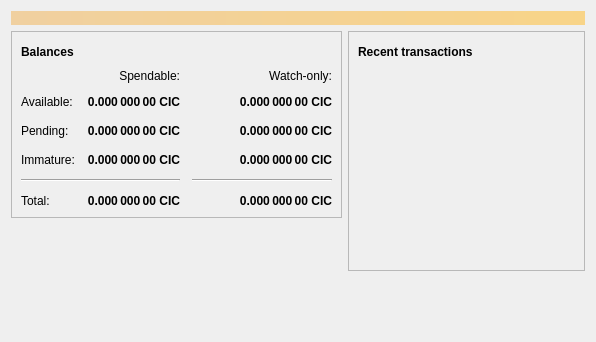
<?xml version="1.0" encoding="UTF-8"?>
<ui version="4.0">
 <class>OverviewPage</class>
 <widget class="QWidget" name="OverviewPage">
  <property name="geometry">
   <rect>
    <x>0</x>
    <y>0</y>
    <width>596</width>
    <height>342</height>
   </rect>
  </property>
  <property name="windowTitle">
   <string>Form</string>
  </property>
  <layout class="QVBoxLayout" name="topLayout">
   <item>
    <widget class="QLabel" name="labelAlerts">
     <property name="visible">
      <bool>false</bool>
     </property>
     <property name="styleSheet">
      <string notr="true">background-color: qlineargradient(x1: 0, y1: 0, x2: 1, y2: 0, stop:0 #F0D0A0, stop:1 #F8D488); color:#000000;</string>
     </property>
     <property name="wordWrap">
      <bool>true</bool>
     </property>
     <property name="margin">
      <number>3</number>
     </property>
    </widget>
   </item>
   <item>
    <layout class="QHBoxLayout" name="horizontalLayout" stretch="1,1">
     <item>
      <layout class="QVBoxLayout" name="verticalLayout_2">
       <item>
        <widget class="QFrame" name="frame">
         <property name="frameShape">
          <enum>QFrame::StyledPanel</enum>
         </property>
         <property name="frameShadow">
          <enum>QFrame::Raised</enum>
         </property>
         <layout class="QVBoxLayout" name="verticalLayout_4">
          <item>
           <layout class="QHBoxLayout" name="horizontalLayout_4">
            <item>
             <widget class="QLabel" name="label_5">
              <property name="font">
               <font>
                <weight>75</weight>
                <bold>true</bold>
               </font>
              </property>
              <property name="text">
               <string>Balances</string>
              </property>
             </widget>
            </item>
            <item>
             <widget class="QPushButton" name="labelWalletStatus">
              <property name="enabled">
               <bool>false</bool>
              </property>
              <property name="maximumSize">
               <size>
                <width>30</width>
                <height>16777215</height>
               </size>
              </property>
              <property name="toolTip">
               <string>The displayed information may be out of date. Your wallet automatically synchronizes with the Clicoin network after a connection is established, but this process has not completed yet.</string>
              </property>
              <property name="text">
               <string/>
              </property>
              <property name="icon">
               <iconset resource="../clicoin.qrc">
                <normaloff>:/icons/warning</normaloff>
                <disabledoff>:/icons/warning</disabledoff>:/icons/warning</iconset>
              </property>
              <property name="iconSize">
               <size>
                <width>24</width>
                <height>24</height>
               </size>
              </property>
              <property name="flat">
               <bool>true</bool>
              </property>
             </widget>
            </item>
            <item>
             <spacer name="horizontalSpacer_3">
              <property name="orientation">
               <enum>Qt::Horizontal</enum>
              </property>
              <property name="sizeHint" stdset="0">
               <size>
                <width>40</width>
                <height>20</height>
               </size>
              </property>
             </spacer>
            </item>
           </layout>
          </item>
          <item>
           <layout class="QGridLayout" name="gridLayout">
            <property name="spacing">
             <number>12</number>
            </property>
            <item row="2" column="2">
             <widget class="QLabel" name="labelWatchPending">
              <property name="font">
               <font>
                <weight>75</weight>
                <bold>true</bold>
               </font>
              </property>
              <property name="cursor">
               <cursorShape>IBeamCursor</cursorShape>
              </property>
              <property name="toolTip">
               <string>Unconfirmed transactions to watch-only addresses</string>
              </property>
              <property name="text">
               <string notr="true">0.000 000 00 CIC</string>
              </property>
              <property name="alignment">
               <set>Qt::AlignRight|Qt::AlignTrailing|Qt::AlignVCenter</set>
              </property>
              <property name="textInteractionFlags">
               <set>Qt::LinksAccessibleByMouse|Qt::TextSelectableByKeyboard|Qt::TextSelectableByMouse</set>
              </property>
             </widget>
            </item>
            <item row="2" column="1">
             <widget class="QLabel" name="labelUnconfirmed">
              <property name="font">
               <font>
                <weight>75</weight>
                <bold>true</bold>
               </font>
              </property>
              <property name="cursor">
               <cursorShape>IBeamCursor</cursorShape>
              </property>
              <property name="toolTip">
               <string>Total of transactions that have yet to be confirmed, and do not yet count toward the spendable balance</string>
              </property>
              <property name="text">
               <string notr="true">0.000 000 00 CIC</string>
              </property>
              <property name="alignment">
               <set>Qt::AlignRight|Qt::AlignTrailing|Qt::AlignVCenter</set>
              </property>
              <property name="textInteractionFlags">
               <set>Qt::LinksAccessibleByMouse|Qt::TextSelectableByKeyboard|Qt::TextSelectableByMouse</set>
              </property>
             </widget>
            </item>
            <item row="3" column="2">
             <widget class="QLabel" name="labelWatchImmature">
              <property name="font">
               <font>
                <weight>75</weight>
                <bold>true</bold>
               </font>
              </property>
              <property name="cursor">
               <cursorShape>IBeamCursor</cursorShape>
              </property>
              <property name="toolTip">
               <string>Mined balance in watch-only addresses that has not yet matured</string>
              </property>
              <property name="text">
               <string notr="true">0.000 000 00 CIC</string>
              </property>
              <property name="alignment">
               <set>Qt::AlignRight|Qt::AlignTrailing|Qt::AlignVCenter</set>
              </property>
              <property name="textInteractionFlags">
               <set>Qt::LinksAccessibleByMouse|Qt::TextSelectableByKeyboard|Qt::TextSelectableByMouse</set>
              </property>
             </widget>
            </item>
            <item row="4" column="0" colspan="2">
             <widget class="Line" name="line">
              <property name="orientation">
               <enum>Qt::Horizontal</enum>
              </property>
             </widget>
            </item>
            <item row="4" column="2">
             <widget class="Line" name="lineWatchBalance">
              <property name="sizePolicy">
               <sizepolicy hsizetype="Preferred" vsizetype="Fixed">
                <horstretch>0</horstretch>
                <verstretch>0</verstretch>
               </sizepolicy>
              </property>
              <property name="minimumSize">
               <size>
                <width>140</width>
                <height>0</height>
               </size>
              </property>
              <property name="orientation">
               <enum>Qt::Horizontal</enum>
              </property>
             </widget>
            </item>
            <item row="5" column="0">
             <widget class="QLabel" name="labelTotalText">
              <property name="text">
               <string>Total:</string>
              </property>
             </widget>
            </item>
            <item row="3" column="1">
             <widget class="QLabel" name="labelImmature">
              <property name="font">
               <font>
                <weight>75</weight>
                <bold>true</bold>
               </font>
              </property>
              <property name="cursor">
               <cursorShape>IBeamCursor</cursorShape>
              </property>
              <property name="toolTip">
               <string>Mined balance that has not yet matured</string>
              </property>
              <property name="text">
               <string notr="true">0.000 000 00 CIC</string>
              </property>
              <property name="alignment">
               <set>Qt::AlignRight|Qt::AlignTrailing|Qt::AlignVCenter</set>
              </property>
              <property name="textInteractionFlags">
               <set>Qt::LinksAccessibleByMouse|Qt::TextSelectableByKeyboard|Qt::TextSelectableByMouse</set>
              </property>
             </widget>
            </item>
            <item row="2" column="3">
             <spacer name="horizontalSpacer_2">
              <property name="orientation">
               <enum>Qt::Horizontal</enum>
              </property>
              <property name="sizeHint" stdset="0">
               <size>
                <width>40</width>
                <height>20</height>
               </size>
              </property>
             </spacer>
            </item>
            <item row="3" column="0">
             <widget class="QLabel" name="labelImmatureText">
              <property name="text">
               <string>Immature:</string>
              </property>
             </widget>
            </item>
            <item row="5" column="1">
             <widget class="QLabel" name="labelTotal">
              <property name="font">
               <font>
                <weight>75</weight>
                <bold>true</bold>
               </font>
              </property>
              <property name="cursor">
               <cursorShape>IBeamCursor</cursorShape>
              </property>
              <property name="toolTip">
               <string>Your current total balance</string>
              </property>
              <property name="text">
               <string notr="true">0.000 000 00 CIC</string>
              </property>
              <property name="alignment">
               <set>Qt::AlignRight|Qt::AlignTrailing|Qt::AlignVCenter</set>
              </property>
              <property name="textInteractionFlags">
               <set>Qt::LinksAccessibleByMouse|Qt::TextSelectableByKeyboard|Qt::TextSelectableByMouse</set>
              </property>
             </widget>
            </item>
            <item row="5" column="2">
             <widget class="QLabel" name="labelWatchTotal">
              <property name="font">
               <font>
                <weight>75</weight>
                <bold>true</bold>
               </font>
              </property>
              <property name="cursor">
               <cursorShape>IBeamCursor</cursorShape>
              </property>
              <property name="toolTip">
               <string>Current total balance in watch-only addresses</string>
              </property>
              <property name="text">
               <string notr="true">0.000 000 00 CIC</string>
              </property>
              <property name="alignment">
               <set>Qt::AlignRight|Qt::AlignTrailing|Qt::AlignVCenter</set>
              </property>
              <property name="textInteractionFlags">
               <set>Qt::LinksAccessibleByMouse|Qt::TextSelectableByKeyboard|Qt::TextSelectableByMouse</set>
              </property>
             </widget>
            </item>
            <item row="0" column="2">
             <widget class="QLabel" name="labelWatchonly">
              <property name="text">
               <string>Watch-only:</string>
              </property>
              <property name="alignment">
               <set>Qt::AlignRight|Qt::AlignTrailing|Qt::AlignVCenter</set>
              </property>
             </widget>
            </item>
            <item row="1" column="0">
             <widget class="QLabel" name="labelBalanceText">
              <property name="text">
               <string>Available:</string>
              </property>
             </widget>
            </item>
            <item row="1" column="1">
             <widget class="QLabel" name="labelBalance">
              <property name="font">
               <font>
                <weight>75</weight>
                <bold>true</bold>
               </font>
              </property>
              <property name="cursor">
               <cursorShape>IBeamCursor</cursorShape>
              </property>
              <property name="toolTip">
               <string>Your current spendable balance</string>
              </property>
              <property name="text">
               <string notr="true">0.000 000 00 CIC</string>
              </property>
              <property name="alignment">
               <set>Qt::AlignRight|Qt::AlignTrailing|Qt::AlignVCenter</set>
              </property>
              <property name="textInteractionFlags">
               <set>Qt::LinksAccessibleByMouse|Qt::TextSelectableByKeyboard|Qt::TextSelectableByMouse</set>
              </property>
             </widget>
            </item>
            <item row="1" column="2">
             <widget class="QLabel" name="labelWatchAvailable">
              <property name="font">
               <font>
                <weight>75</weight>
                <bold>true</bold>
               </font>
              </property>
              <property name="cursor">
               <cursorShape>IBeamCursor</cursorShape>
              </property>
              <property name="toolTip">
               <string>Your current balance in watch-only addresses</string>
              </property>
              <property name="text">
               <string notr="true">0.000 000 00 CIC</string>
              </property>
              <property name="alignment">
               <set>Qt::AlignRight|Qt::AlignTrailing|Qt::AlignVCenter</set>
              </property>
              <property name="textInteractionFlags">
               <set>Qt::LinksAccessibleByMouse|Qt::TextSelectableByKeyboard|Qt::TextSelectableByMouse</set>
              </property>
             </widget>
            </item>
            <item row="2" column="0">
             <widget class="QLabel" name="labelPendingText">
              <property name="text">
               <string>Pending:</string>
              </property>
             </widget>
            </item>
            <item row="0" column="1">
             <widget class="QLabel" name="labelSpendable">
              <property name="text">
               <string>Spendable:</string>
              </property>
              <property name="alignment">
               <set>Qt::AlignRight|Qt::AlignTrailing|Qt::AlignVCenter</set>
              </property>
             </widget>
            </item>
           </layout>
          </item>
         </layout>
        </widget>
       </item>
       <item>
        <spacer name="verticalSpacer">
         <property name="orientation">
          <enum>Qt::Vertical</enum>
         </property>
         <property name="sizeHint" stdset="0">
          <size>
           <width>20</width>
           <height>40</height>
          </size>
         </property>
        </spacer>
       </item>
      </layout>
     </item>
     <item>
      <layout class="QVBoxLayout" name="verticalLayout_3">
       <item>
        <widget class="QFrame" name="frame_2">
         <property name="frameShape">
          <enum>QFrame::StyledPanel</enum>
         </property>
         <property name="frameShadow">
          <enum>QFrame::Raised</enum>
         </property>
         <layout class="QVBoxLayout" name="verticalLayout">
          <item>
           <layout class="QHBoxLayout" name="horizontalLayout_2">
            <item>
             <widget class="QLabel" name="label_4">
              <property name="font">
               <font>
                <weight>75</weight>
                <bold>true</bold>
               </font>
              </property>
              <property name="text">
               <string>Recent transactions</string>
              </property>
             </widget>
            </item>
            <item>
             <widget class="QPushButton" name="labelTransactionsStatus">
              <property name="enabled">
               <bool>false</bool>
              </property>
              <property name="maximumSize">
               <size>
                <width>30</width>
                <height>16777215</height>
               </size>
              </property>
              <property name="toolTip">
               <string>The displayed information may be out of date. Your wallet automatically synchronizes with the Clicoin network after a connection is established, but this process has not completed yet.</string>
              </property>
              <property name="text">
               <string/>
              </property>
              <property name="icon">
               <iconset resource="../clicoin.qrc">
                <normaloff>:/icons/warning</normaloff>
                <disabledoff>:/icons/warning</disabledoff>:/icons/warning</iconset>
              </property>
              <property name="iconSize">
               <size>
                <width>24</width>
                <height>24</height>
               </size>
              </property>
              <property name="flat">
               <bool>true</bool>
              </property>
             </widget>
            </item>
            <item>
             <spacer name="horizontalSpacer">
              <property name="orientation">
               <enum>Qt::Horizontal</enum>
              </property>
              <property name="sizeHint" stdset="0">
               <size>
                <width>40</width>
                <height>20</height>
               </size>
              </property>
             </spacer>
            </item>
           </layout>
          </item>
          <item>
           <widget class="QListView" name="listTransactions">
            <property name="styleSheet">
             <string notr="true">QListView { background: transparent; }</string>
            </property>
            <property name="frameShape">
             <enum>QFrame::NoFrame</enum>
            </property>
            <property name="verticalScrollBarPolicy">
             <enum>Qt::ScrollBarAlwaysOff</enum>
            </property>
            <property name="horizontalScrollBarPolicy">
             <enum>Qt::ScrollBarAlwaysOff</enum>
            </property>
            <property name="selectionMode">
             <enum>QAbstractItemView::NoSelection</enum>
            </property>
           </widget>
          </item>
         </layout>
        </widget>
       </item>
       <item>
        <spacer name="verticalSpacer_2">
         <property name="orientation">
          <enum>Qt::Vertical</enum>
         </property>
         <property name="sizeHint" stdset="0">
          <size>
           <width>20</width>
           <height>40</height>
          </size>
         </property>
        </spacer>
       </item>
      </layout>
     </item>
    </layout>
   </item>
  </layout>
 </widget>
 <resources/>
 <connections/>
</ui>
